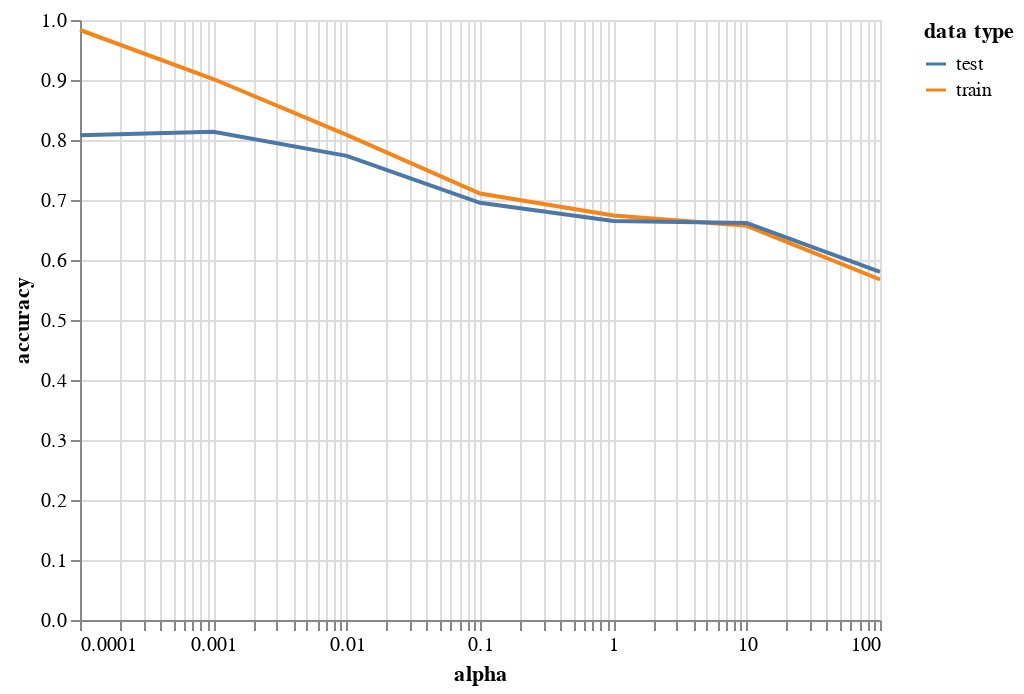

Notebook code cell kept with this figure:
### Markdown cell above
## Problem 3: Logistic regression [4 points]

For this problem, create a new `SGDClassifier`, this time setting the `loss` argument to `'log'`, which will train a logistic regression classifier. Set `average=False` for the remaining problems.

Once you have trained the classifier, you can use the `predict` function to get the classifications, as with perceptron. Additionally, logistic regression provides probabilities for the predictions. You can get the probabilities by calling the `predict_proba` function. This will give a list of two numbers; the first is the probability that the class is $0$ and the second is the probability that the class is $1$.


For the first task, add the keyword argument `alpha` to the `SGDClassifier` function. This is the regularization strength, called $\lambda$ in lecture. If you don't specify `alpha`, it defaults to $0.0001$. Experiment with other values and see how this affects the outcome.

#### Deliverable 3.1: 

Calculate the training and testing accuracy when `alpha` is one of $[0.0001, 0.001, 0.01, 0.1, 1.0, 10.0, 100.0]$. Create a plot where the x-axis is `alpha` and the y-axis is accuracy, with two lines (one for training and one for testing). You can borrow the code from HW1 for generating plots in Python. Use [a log scale for the x-axis](https://matplotlib.org/examples/pylab_examples/log_demo.html) so that the `alpha` values are spaced evenly.

[your solution should be plotted below]

### Code cell
%matplotlib inline
import matplotlib.pyplot as plt
import altair as alt

# starter code
alphas = [0.0001,0.001,0.01,0.1,1.0,10.0,100.0]
training_acc = []
testing_acc = []
for a in alphas:
    classifier = SGDClassifier(loss='log', max_iter=1000, alpha=a, tol=1.0e-12, random_state=123, eta0=100, average=False)
    classifier.fit(X_train, Y_train)
    train_acc = accuracy_score(Y_train, classifier.predict(X_train))
    test_acc = accuracy_score(Y_test, classifier.predict(X_test))
    print('ALPHA: ', a)
    print("Training accuracy: %0.6f" % train_acc)
    print("Testing accuracy: %0.6f" % test_acc)
    training_acc.append(train_acc)
    testing_acc.append(test_acc)

test_or_train = ['train'] * len(alphas) + ['test'] * len(alphas)
df = pd.DataFrame({"alpha": alphas + alphas,
                   "data type":test_or_train,
                   "accuracy":training_acc + testing_acc})

alt.Chart(df).mark_line().encode(
    alt.X('alpha', scale=alt.Scale(type='log')),
    color="data type", 
    y='accuracy')

### Figure 1 — Vega-Lite specification as saved in the notebook (floating-point values rounded to 4 significant figures)
{"config": {"view": {"continuousWidth": 400, "continuousHeight": 300}}, "data": {"name": "data-d35e814045a4228c1591f19760431f67"}, "mark": "line", "encoding": {"color": {"type": "nominal", "field": "data type"}, "x": {"type": "quantitative", "field": "alpha", "scale": {"type": "log"}}, "y": {"type": "quantitative", "field": "accuracy"}}, "$schema": "https://vega.github.io/schema/vega-lite/v4.8.1.json", "datasets": {"data-d35e814045a4228c1591f19760431f67": [{"alpha": 0.0001, "data type": "train", "accuracy": 0.9833}, {"alpha": 0.001, "data type": "train", "accuracy": 0.9016}, {"alpha": 0.01, "data type": "train", "accuracy": 0.8087}, {"alpha": 0.1, "data type": "train", "accuracy": 0.7108}, {"alpha": 1.0, "data type": "train", "accuracy": 0.6742}, {"alpha": 10.0, "data type": "train", "accuracy": 0.657}, {"alpha": 100.0, "data type": "train", "accuracy": 0.5675}, {"alpha": 0.0001, "data type": "test", "accuracy": 0.8078}, {"alpha": 0.001, "data type": "test", "accuracy": 0.8138}, {"alpha": 0.01, "data type": "test", "accuracy": 0.7736}, {"alpha": 0.1, "data type": "test", "accuracy": 0.6952}, {"alpha": 1.0, "data type": "test", "accuracy": 0.6651}, {"alpha": 10.0, "data type": "test", "accuracy": 0.6618}, {"alpha": 100.0, "data type": "test", "accuracy": 0.58}]}}
